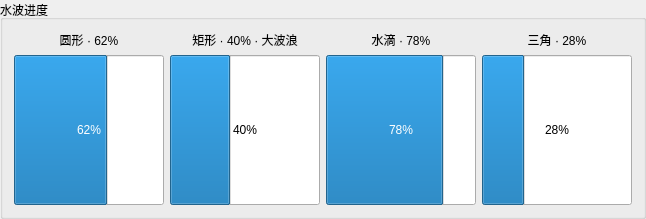
        <widget class="QGroupBox" name="liquidGroup">
         <property name="title">
          <string>水波进度</string>
         </property>
         <layout class="QGridLayout" name="gridLayout_3">
          <item row="0" column="0">
           <widget class="QLabel" name="liquidCircleCaption">
            <property name="text">
             <string>圆形 · 62%</string>
            </property>
            <property name="alignment">
             <set>Qt::AlignCenter</set>
            </property>
           </widget>
          </item>
          <item row="0" column="1">
           <widget class="QLabel" name="liquidRectCaption">
            <property name="text">
             <string>矩形 · 40% · 大波浪</string>
            </property>
            <property name="alignment">
             <set>Qt::AlignCenter</set>
            </property>
           </widget>
          </item>
          <item row="0" column="2">
           <widget class="QLabel" name="liquidPinCaption">
            <property name="text">
             <string>水滴 · 78%</string>
            </property>
            <property name="alignment">
             <set>Qt::AlignCenter</set>
            </property>
           </widget>
          </item>
          <item row="0" column="3">
           <widget class="QLabel" name="liquidTriangleCaption">
            <property name="text">
             <string>三角 · 28%</string>
            </property>
            <property name="alignment">
             <set>Qt::AlignCenter</set>
            </property>
           </widget>
          </item>
          <item row="1" column="0">
           <widget class="ExLiquidGauge" name="liquidCircle">
            <property name="minimumSize">
             <size>
              <width>150</width>
              <height>150</height>
             </size>
            </property>
            <property name="maximumSize">
             <size>
              <width>170</width>
              <height>170</height>
             </size>
            </property>
            <property name="value">
             <number>62</number>
            </property>
            <property name="shape">
             <enum>ExLiquidGauge::CircleShape</enum>
            </property>
            <property name="waveColor">
             <color>
              <red>96</red>
              <green>205</green>
              <blue>255</blue>
             </color>
            </property>
           </widget>
          </item>
          <item row="1" column="1">
           <widget class="ExLiquidGauge" name="liquidRect">
            <property name="minimumSize">
             <size>
              <width>150</width>
              <height>150</height>
             </size>
            </property>
            <property name="maximumSize">
             <size>
              <width>170</width>
              <height>170</height>
             </size>
            </property>
            <property name="value">
             <number>40</number>
            </property>
            <property name="shape">
             <enum>ExLiquidGauge::RectShape</enum>
            </property>
            <property name="waveAmplitude">
             <double>12.000000000000000</double>
            </property>
            <property name="waveCount">
             <number>2</number>
            </property>
            <property name="waveColor">
             <color>
              <red>0</red>
              <green>183</green>
              <blue>195</blue>
             </color>
            </property>
           </widget>
          </item>
          <item row="1" column="2">
           <widget class="ExLiquidGauge" name="liquidPin">
            <property name="minimumSize">
             <size>
              <width>150</width>
              <height>150</height>
             </size>
            </property>
            <property name="maximumSize">
             <size>
              <width>170</width>
              <height>170</height>
             </size>
            </property>
            <property name="value">
             <number>78</number>
            </property>
            <property name="shape">
             <enum>ExLiquidGauge::PinShape</enum>
            </property>
            <property name="waveColor">
             <color>
              <red>108</red>
              <green>203</green>
              <blue>95</blue>
             </color>
            </property>
           </widget>
          </item>
          <item row="1" column="3">
           <widget class="ExLiquidGauge" name="liquidTriangle">
            <property name="minimumSize">
             <size>
              <width>150</width>
              <height>150</height>
             </size>
            </property>
            <property name="maximumSize">
             <size>
              <width>170</width>
              <height>170</height>
             </size>
            </property>
            <property name="value">
             <number>28</number>
            </property>
            <property name="shape">
             <enum>ExLiquidGauge::TriangleShape</enum>
            </property>
            <property name="waveColor">
             <color>
              <red>216</red>
              <green>59</green>
              <blue>1</blue>
             </color>
            </property>
           </widget>
          </item>
         </layout>
        </widget>
